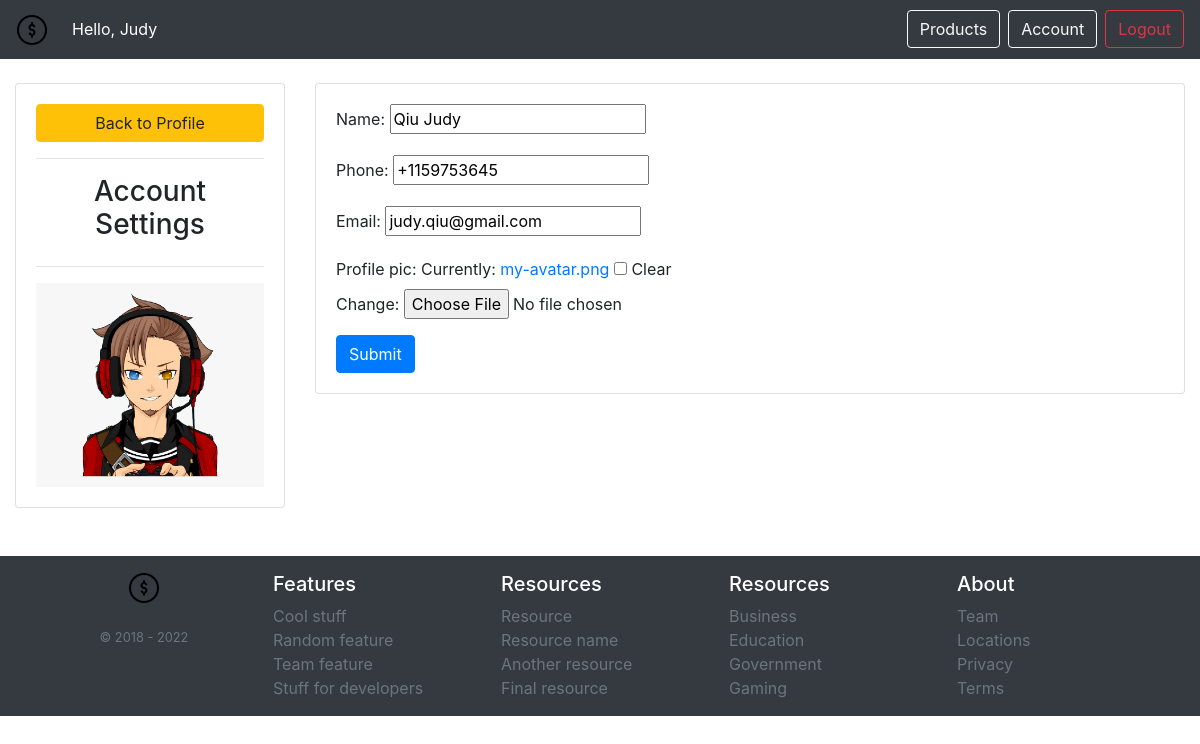
Page /account-settings/ (signed in) on the committed database.
### accounts/models.py (models this page shows, shortened)
class Customer(models.Model):
    user = models.OneToOneField(User,null=True,blank=True,on_delete=models.CASCADE)
    name = models.CharField(max_length=200,null=True)
    phone = models.CharField(max_length=200,null=True)
    email = models.CharField(max_length=200,null=True)
    profile_pic = models.ImageField(default="default-avatar.png",null=True,blank=True)
    date_created = models.DateTimeField(auto_now_add=True)

### accounts/decorators.py (the view)
        def wrapper_func(request,*args, **kwargs):
            group = None
            if request.user.groups.exists():
                group = request.user.groups.all()[0].name
            print("allowed_roles :",allowed_roles, "group :",group)
            if group in allowed_roles:
                return view_func(request,*args, **kwargs)
            else:
                return HttpResponse('error 401! you are not authorized to view this page')

### accounts/forms.py
class CustomerFrom(ModelForm):
    class Meta:
        model = Customer
        fields = '__all__'
        exclude = ['user']

### accounts/views.py (called while the page is built)
@login_required(login_url='login')
@allowed_users(allowed_roles=['customer'])
def account_settings(request):
    customer = request.user.customer
    form = CustomerFrom(instance=customer)
    if request.method == "POST":
        form = CustomerFrom(request.POST, request.FILES, instance=customer)
        if form.is_valid():
            form.save()
    context = {'form':form}
    return render(request , 'account_settings.html',context)

### accounts/templates/account_settings.html (shortened to what this page needs)
{% extends 'main.html'%}
{% load static %}
{% block content %}
<div class="row">
    <div class="col-md-3">
        <div class="card card-body">
            <a href="{% url 'user_page' %}" class="btn btn-warning">Back to Profile</a>
            <hr>
            <h3 class="text-center">Account Settings</h3>
            <hr>
            <img src="{{request.user.customer.profile_pic.url}}" alt="profile image">
        </div>
    </div>
    <div class="col-md-9">
        <div class="card card-body">
            <form method="POST" enctype="multipart/form-data" action="">
                {{form.as_p}}
                <input type="submit" name="Update Infomation" class="btn btn-primary">
            </form>
        </div>
    </div>
</div>
{% endblock %}

### accounts/templates/navbar.html (shortened to what this page needs)
{% load static %}
<nav class="navbar navbar-expand-md navbar-dark bg-dark mb-4">
    <a class="navbar-brand" href="#">
      <img src="{% static './images/logo.png' %}" alt="logo">
    </a>
    <div class="collapse navbar-collapse" id="navbarCollapse">
      {% if request.user.is_staff %}
      <ul class="navbar-nav mr-auto">
        <li class="nav-item active">
          <a class="nav-link" href="{% url 'home' %}">Dashboard <span class="sr-only">(current)</span></a>
        </li>
        <li class="nav-item">
          <a class="nav-link" href="{% url 'products' %}">Products</a>
        </li>
      </ul>
      <span class="text-light mr-3">Hello, {{request.user |capfirst }}</span>
      <span><a class="btn btn-outline-danger" href="{% url 'logout' %}">Logout</a></span>
      {% else %}
      <ul class="navbar-nav mr-auto">
        <li class="nav-item active">
          <a class="nav-link" href="{% url 'home' %}">Hello, {{request.user |capfirst }}<span class="sr-only">(current)</span></a>
        </li>
      </ul>
      <span><a class="btn btn-outline-light ml-2" href="{% url 'products' %}">Products</a></span>
      <span><a class="btn btn-outline-light ml-2" href="{% url 'account_settings' %}">Account</a></span>
      <span><a class="btn btn-outline-danger ml-2" href="{% url 'logout' %}">Logout</a></span>
      {% endif %}
    </div>
  </nav>

### rows in the picture
Customer: name "Qiu Judy", phone "+1159753645", email "judy.qiu@gmail.com"

### other values in the picture
{{ request.user |capfirst }} "Judy"
